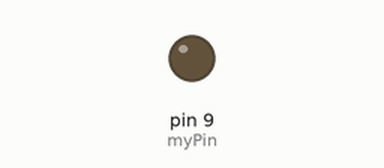
Simulated run of this sketch. Board: Arduino Uno, built with avr-gcc and run on an emulated ATmega328P. Parts: output pins drawn as LEDs (lit = HIGH).

Above: at 0.05 s.
At 2.05 s:
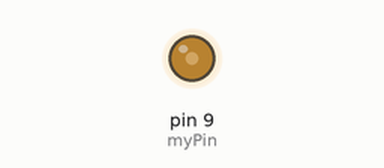
At 3.0 s:
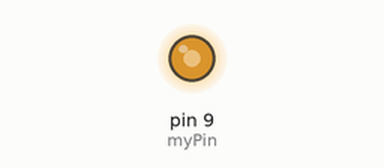
Timing chart, 0 to 6.9 s (numbered marks = the images above):
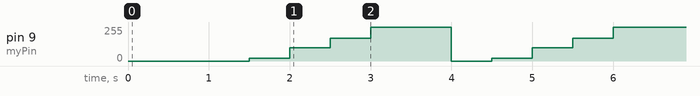

The sketch:

05_analog_write.ino
```cpp
int myPin=9;
int pause=500;
int bigPause=1000;

int maxIntensity=255;  // 5 volts
int noLight=0;         // 0 volts
int midIntensity=100;
int lowIntensity=20;
int highIntensity=170;


void setup() {
  // for analog write use the '~' pins
pinMode(myPin, OUTPUT);
}

void loop() {
  // From 0 to low, to high to max:

delay(bigPause);

analogWrite(myPin, noLight);
delay(pause);

analogWrite(myPin, lowIntensity);
delay(pause);

analogWrite(myPin, midIntensity);
delay(pause);

analogWrite(myPin, highIntensity);
delay(pause);

analogWrite(myPin, maxIntensity);
}
```

Measured:
- by itself, pin 9 (myPin): repeats every 3.0 s: 100/255 0.50 s, 170/255 0.50 s, 255/255 1.0 s, 0/255 0.50 s, 20/255 0.50 s
